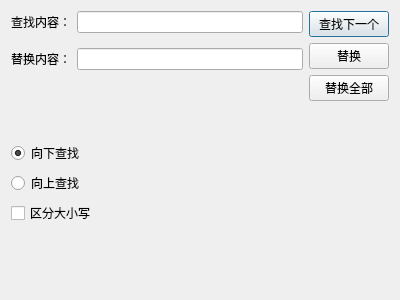
<?xml version="1.0" encoding="UTF-8"?>
<ui version="4.0">
 <class>FindReplaceDialog</class>
 <widget class="QDialog" name="FindReplaceDialog">
  <property name="geometry">
   <rect>
    <x>0</x>
    <y>0</y>
    <width>400</width>
    <height>300</height>
   </rect>
  </property>
  <property name="windowTitle">
   <string>Dialog</string>
  </property>
  <layout class="QHBoxLayout" name="horizontalLayout">
   <item>
    <layout class="QVBoxLayout" name="verticalLayout">
     <item>
      <layout class="QGridLayout" name="gridLayout">
       <property name="verticalSpacing">
        <number>15</number>
       </property>
       <item row="0" column="0">
        <widget class="QLabel" name="label">
         <property name="text">
          <string>查找内容：</string>
         </property>
        </widget>
       </item>
       <item row="0" column="1">
        <widget class="QLineEdit" name="find_lineEdit">
         <property name="alignment">
          <set>Qt::AlignCenter</set>
         </property>
        </widget>
       </item>
       <item row="1" column="0">
        <widget class="QLabel" name="label_2">
         <property name="text">
          <string>替换内容：</string>
         </property>
        </widget>
       </item>
       <item row="1" column="1">
        <widget class="QLineEdit" name="replace_lineEdit">
         <property name="alignment">
          <set>Qt::AlignCenter</set>
         </property>
        </widget>
       </item>
      </layout>
     </item>
     <item>
      <spacer name="verticalSpacer_3">
       <property name="orientation">
        <enum>Qt::Vertical</enum>
       </property>
       <property name="sizeHint" stdset="0">
        <size>
         <width>20</width>
         <height>40</height>
        </size>
       </property>
      </spacer>
     </item>
     <item>
      <widget class="QRadioButton" name="find_down">
       <property name="sizePolicy">
        <sizepolicy hsizetype="Minimum" vsizetype="Fixed">
         <horstretch>0</horstretch>
         <verstretch>0</verstretch>
        </sizepolicy>
       </property>
       <property name="text">
        <string>向下查找</string>
       </property>
       <property name="checked">
        <bool>true</bool>
       </property>
      </widget>
     </item>
     <item>
      <widget class="QRadioButton" name="find_up">
       <property name="text">
        <string>向上查找</string>
       </property>
      </widget>
     </item>
     <item>
      <widget class="QCheckBox" name="checkBox">
       <property name="text">
        <string>区分大小写</string>
       </property>
      </widget>
     </item>
     <item>
      <spacer name="verticalSpacer_2">
       <property name="orientation">
        <enum>Qt::Vertical</enum>
       </property>
       <property name="sizeHint" stdset="0">
        <size>
         <width>20</width>
         <height>40</height>
        </size>
       </property>
      </spacer>
     </item>
    </layout>
   </item>
   <item>
    <layout class="QVBoxLayout" name="verticalLayout_2">
     <item>
      <widget class="QPushButton" name="find_next">
       <property name="text">
        <string>查找下一个</string>
       </property>
      </widget>
     </item>
     <item>
      <widget class="QPushButton" name="replace_one">
       <property name="text">
        <string>替换</string>
       </property>
      </widget>
     </item>
     <item>
      <widget class="QPushButton" name="replace_all">
       <property name="text">
        <string>替换全部</string>
       </property>
      </widget>
     </item>
     <item>
      <spacer name="verticalSpacer">
       <property name="orientation">
        <enum>Qt::Vertical</enum>
       </property>
       <property name="sizeHint" stdset="0">
        <size>
         <width>20</width>
         <height>40</height>
        </size>
       </property>
      </spacer>
     </item>
    </layout>
   </item>
  </layout>
 </widget>
 <resources/>
 <connections/>
</ui>
